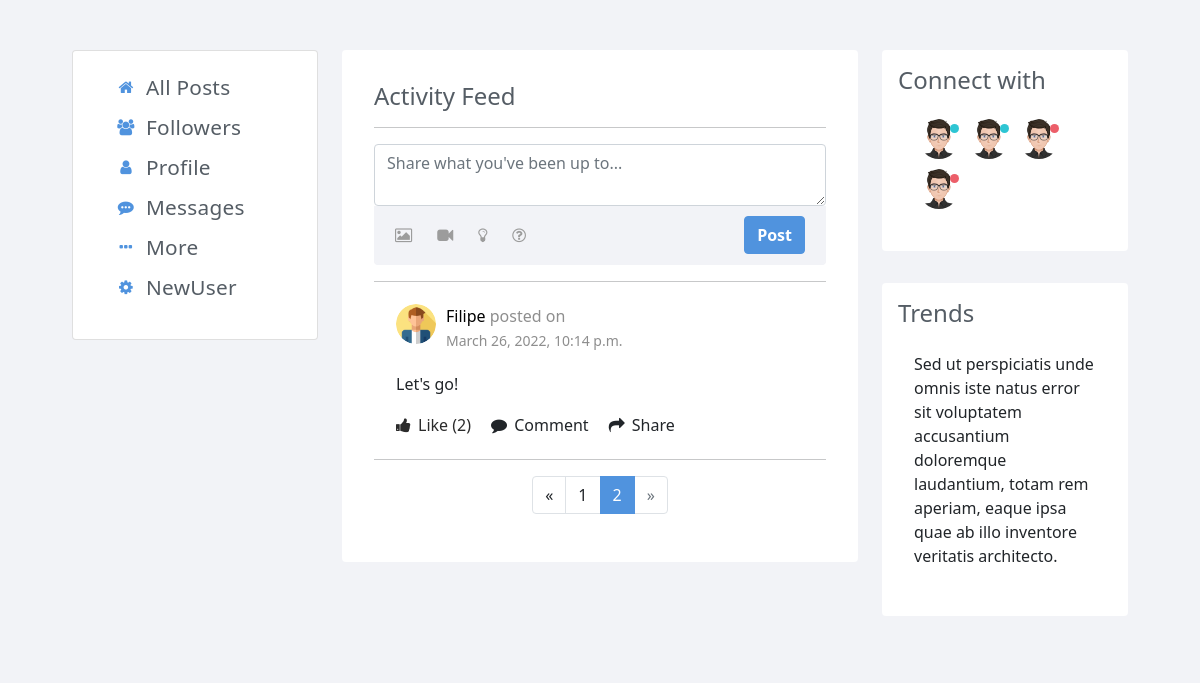
The page /following?page=2 (signed in) on the database its author committed.
### network/models.py (models this page shows, shortened)
class User(AbstractUser):
    pass

class Post(models.Model):
    user = models.ForeignKey(User, on_delete=models.CASCADE, related_name="user_id")
    content = models.CharField(max_length=300, null=True, blank=True)
    timestamp = models.DateTimeField(auto_now_add=True)

### network/views.py (the view)
# urls.py: path("following", views.following, name="following"),
def following(request):
    if request.user.is_authenticated:
        followers = Follow.objects.filter(follower=request.user.id)
        all_posts = Post.objects.filter(user_id__in=followers.values('following_id')).order_by(
            '-timestamp')
        user_liked_posts = Like.objects.filter(
            user_id=request.user.id).values_list('post_id', flat=True)
        post_num_like = {}
        if len(all_posts) > 0:
            for post in all_posts:
                post_num_like.update({post.id: Like.objects.filter(
            post=post.id).count()})
        paginator = Paginator(all_posts, 10)
        page_number = request.GET.get('page', 1)
        pages = paginator.get_page(page_number)
        return render(request, "network/following.html",{
            "posts_pages": pages,
            "user_liked_posts": user_liked_posts,
            "post_num_likes": post_num_like
        })
    else:
        return HttpResponseRedirect(reverse("login"))

### network/templatetags/custom_tags.py (called while the page is built)
@register.filter(name='lookup')
def lookup(value, arg):
    return value[arg]

### network/templates/network/following.html (shortened to what this page needs)
{% extends "network/layout.html" %}
{% load static  %}
{% load custom_tags%}
{% block body %}
<div class="page-inner no-page-title" id="index_page">
    <div id="main-wrapper">
        <div class="row">
            <div class="col-lg-5 col-xl-3">
                <div class="card mb-3">
                    <div class="card-body">
                        <ul class="nav-main" id="navbar">
                            <li class="nav-main-item">
                                <a class="nav-main-link" href="{% url 'index' %}">
                                    <i class="nav-main-link-icon fa fa-home"></i>
                                    <span class="nav-main-link-name">All Posts</span>
                                </a>
                            </li>
                            <li class="nav-main-item">
                                <a class="nav-main-link" href="{% url 'following' %}">
                                    <i class="nav-main-link-icon fa fa-users"></i>
                                    <span class="nav-main-link-name">Followers</span>
                                </a>
                            </li>
                            <li class="nav-main-item">
                                <a class="nav-main-link" href="{% url 'profile' user%}">
                                    <i class="nav-main-link-icon fa fa-user"></i>
                                    <span class="nav-main-link-name">Profile</span>
                                </a>
                            </li>
                            <li class="nav-main-item">
                                <a class="nav-main-link" href="">
                                    <i class="nav-main-link-icon fa fa-commenting"></i>
                                    <span class="nav-main-link-name">Messages</span>
                                </a>
                            </li>
                            <li class="nav-main-item">
                                <a class="nav-main-link" href="#">
                                    <i class="nav-main-link-icon fa fa-ellipsis-h"></i>
                                    <span class="nav-main-link-name">More</span>
                                </a>
                            </li>
                             <li class="nav-main-item" type="button" id="dropdownMenu2" data-bs-toggle="dropdown" aria-expanded="false">
                                <a class="nav-main-link" href="#">
                                    <i class="nav-main-link-icon fa fa-cog"></i>
                                    <span class="nav-main-link-name">{{ user.username }}</span>
                                </a>
                            </li>
                        </ul>
                    </div>
                </div>
            </div>
            <div class="col-lg-7 col-xl-6">
                <div class="card card-white grid-margin">
                    <div class="card-body">
                        <h4>Activity Feed</h4>
                        <hr>
                        <form data-id="{{user.id}}" data-user="{{user.username}}" method="post" class="panel-activity__status">
                            <textarea name="content" id="content" placeholder="Share what you've been up to..." class="form-control"></textarea>
                            <div class="actions">
                                <div class="btn-group">
                                    <button type="button" class="btn-link" title="" data-toggle="tooltip" data-original-title="Post an Image">
                                        <i class="fa fa-image"></i>
                                    </button>
                                    <button type="button" class="btn-link" title="" data-toggle="tooltip" data-original-title="Post an Video">
                                        <i class="fa fa-video-camera"></i>
                                    </button>
                                    <button type="button" class="btn-link" title="" data-toggle="tooltip" data-original-title="Post an Idea">
                                        <i class="fa fa-lightbulb-o"></i>
                                    </button>
                                    <button type="button" class="btn-link" title="" data-toggle="tooltip" data-original-title="Post an Question">
                                        <i class="fa fa-question-circle-o"></i>
                                    </button>
                                </div>
                                <button type="submit" data-id="{{user.id}}" id="btn_submit" class="btn btn-blue">
                                    Post
                                </button>
                            </div>
                        </form>
                        <div class="profile-timeline">
                            <ul class="list-unstyled">
                                {% for post in posts_pages %}
                                <li class="timeline-item" id="post_{{post.id}}">
                                    <div class="card card-white card-no-padding">
                                        <div class="card-body">
                                            <div class="timeline-item-header">
                                                <img src="{% static 'network/img/user-'%}{{ post.user }}.png">
                                                <p><a class="a_user" href="{% url 'profile' post.user %}">{{post.user}} </a><span>posted on</span></p>
                                                <small>{{post.timestamp}}</small>
                                            </div>
                                            <div class="timeline-item-post">
                                                <p>{{post.content}}</p>
                                                <div class="timeline-options">
                                                    {% if post.id in user_liked_posts%}
                                                        <a class="like_btn active" id="{{post.id}}"><i class="fa fa-thumbs-up"></i> Like <span id="likes_{{post.id}}">({{post_num_likes|lookup:post.id}})</span></a>
                                                    {% else %}
                                                        <a class="like_btn" id="{{post.id}}"><i class="fa fa-thumbs-up"></i> Like <span id="likes_{{post.id}}">({{post_num_likes|lookup:post.id}})</span></a>
                                                    {% endif %}
                                                    <a><i class="fa fa-comment"></i> Comment</a>
                                                    <a><i class="fa fa-share"></i> Share</a>
                                                </div>
                                            </div>
                                        </div>
                                    </div>
                                </li>
                                <hr style="margin-bottom: 0px;margin-top: 0px;">
                                {% endfor %}
                            </ul>
                        </div>
                        {% if posts_pages.has_other_pages %}
                            <ul class="pagination justify-content-center">
                        {% if posts_pages.has_previous %}
                            <li class="page-item"><a class="page-link" href="?page={{ posts_pages.previous_page_number }}">«</a></li>
                        {% else %}
                            <li class="page-item disabled"><a class="page-link"><span>«</span></a></li>
                        {% endif %}
                        {% for i in posts_pages.paginator.page_range %}
                            {% if posts_pages.number == i %}
                            <li class="page-item active"><a class="page-link">{{ i }} <span class="page-link sr-only">(current)</span></a></li>
                            {% else %}
                            <li class="page-item"><a class="page-link" href="?page={{ i }}">{{ i }}</a></li>
                            {% endif %}
                        {% endfor %}
                        {% if posts_pages.has_next %}
                            <li class="page-item"><a class="page-link" href="?page={{ posts_pages.next_page_number }}">»</a></li>
                        {% else %}
                            <li class="page-item disabled"><a class="page-link"><span>»</span></a></li>
                        {% endif %}
                            </ul>
                        {% endif %}
                    </div>
                </div>
            </div>
            <div class="col-lg-12 col-xl-3">
                <div class="card card-white grid-margin">
                    <div class="card-heading clearfix">
                        <h4 class="card-title">Connect with</h4>
                    </div>
                    <div class="card-body">
                         <div class="team">
                            <div class="team-member">
                                <div class="online on"></div>
                                <img src="{% static 'network/img/'%}avatar7.png" alt="" />
                            </div>
                            <div class="team-member">
                                <div class="online on"></div>
                                <img src="{% static 'network/img/'%}avatar7.png" alt="" />
                            </div>
                            <div class="team-member">
                                <div class="online off"></div>
                                <img src="{% static 'network/img/'%}avatar7.png" alt="" />
                            </div>
                            <div class="team-member">
                                <div class="online off"></div>
                                <img src="{% static 'network/img/'%}avatar7.png" alt="" />
                            </div>
                        </div>
                    </div>
                </div>
                    <div class="card card-white">
                        <div class="card-heading clearfix">
                            <h4 class="card-title">Trends</h4>
                        </div>
                        <div class="card-body">
                            <p>Sed ut perspiciatis unde omnis iste natus error sit voluptatem accusantium doloremque laudantium, totam rem aperiam, eaque ipsa quae ab illo inventore veritatis architecto.</p>
                        </div>
                    </div>
                </div>
            </div>
        </div>
    </div>
</div>
{% endblock %}

### rows shown on the page
User: username "NewUser"
Post: user (picture), user "Filipe", timestamp "March 26, 2022, 10:14 p.m.", content "Let's go!", id "2"

### other values the page prints
{{ i }} "1"
{{ i }} "2"
